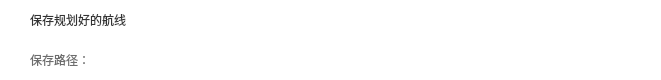
        <widget class="QWidget" name="widget_62" native="true">
         <property name="geometry">
          <rect>
           <x>0</x>
           <y>540</y>
           <width>661</width>
           <height>80</height>
          </rect>
         </property>
         <property name="styleSheet">
          <string notr="true">background-color: rgb(255, 255, 255);</string>
         </property>
         <widget class="QLabel" name="label_114">
          <property name="geometry">
           <rect>
            <x>30</x>
            <y>10</y>
            <width>121</width>
            <height>21</height>
           </rect>
          </property>
          <property name="styleSheet">
           <string notr="true">outline:0px;
font: 11pt &quot;思源黑体&quot;;
color:rgb(51, 51, 51);
border-width:0;
background: transparent;
border-style:outset;</string>
          </property>
          <property name="text">
           <string>&lt;html&gt;&lt;head/&gt;&lt;body&gt;&lt;p&gt;保存规划好的航线&lt;/p&gt;&lt;/body&gt;&lt;/html&gt;</string>
          </property>
         </widget>
         <widget class="QWidget" name="widget_70" native="true">
          <property name="geometry">
           <rect>
            <x>370</x>
            <y>50</y>
            <width>73</width>
            <height>24</height>
           </rect>
          </property>
          <property name="styleSheet">
           <string notr="true">border-image:url(:/images/resources/images/ui/SHGCSetUp/path.png);</string>
          </property>
          <widget class="QPushButton" name="btn_saveMissonPath">
           <property name="geometry">
            <rect>
             <x>0</x>
             <y>0</y>
             <width>73</width>
             <height>24</height>
            </rect>
           </property>
           <property name="font">
            <font>
             <family>黑体</family>
             <pointsize>9</pointsize>
            </font>
           </property>
           <property name="styleSheet">
            <string notr="true">QPushButton{
	
background:url(); background-repeat: no-repeat;background-position:left;border:none;color: rgb(255, 255, 255);}</string>
           </property>
           <property name="text">
            <string>选择路径</string>
           </property>
          </widget>
         </widget>
         <widget class="QLabel" name="label_139">
          <property name="geometry">
           <rect>
            <x>30</x>
            <y>50</y>
            <width>61</width>
            <height>21</height>
           </rect>
          </property>
          <property name="styleSheet">
           <string notr="true">color: rgb(109, 109, 109);</string>
          </property>
          <property name="text">
           <string>&lt;html&gt;&lt;head/&gt;&lt;body&gt;&lt;p&gt;保存路径：&lt;/p&gt;&lt;/body&gt;&lt;/html&gt;</string>
          </property>
         </widget>
         <widget class="QLineEdit" name="saveMissonPath">
          <property name="geometry">
           <rect>
            <x>110</x>
            <y>50</y>
            <width>231</width>
            <height>21</height>
           </rect>
          </property>
          <property name="styleSheet">
           <string notr="true">border:0px;
color: rgb(109, 109, 109);</string>
          </property>
          <property name="alignment">
           <set>Qt::AlignLeading|Qt::AlignLeft|Qt::AlignVCenter</set>
          </property>
         </widget>
        </widget>
